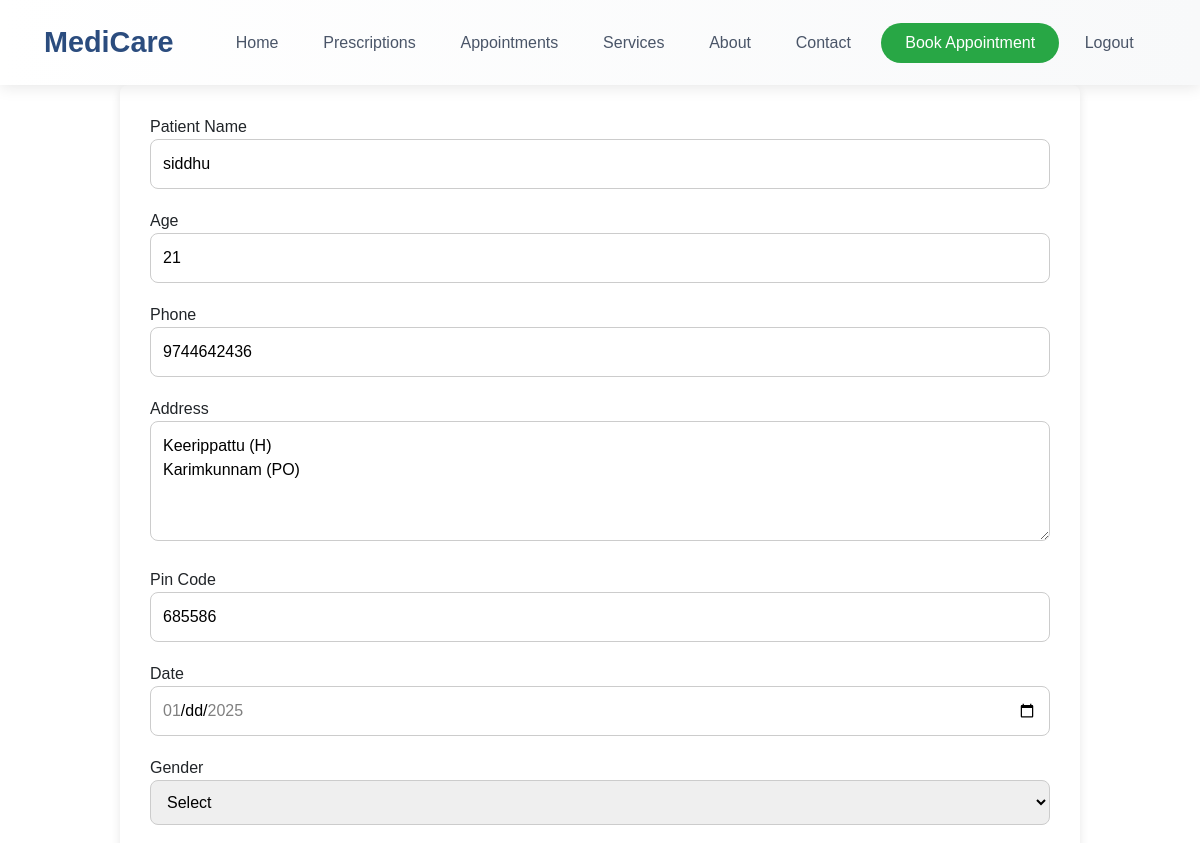
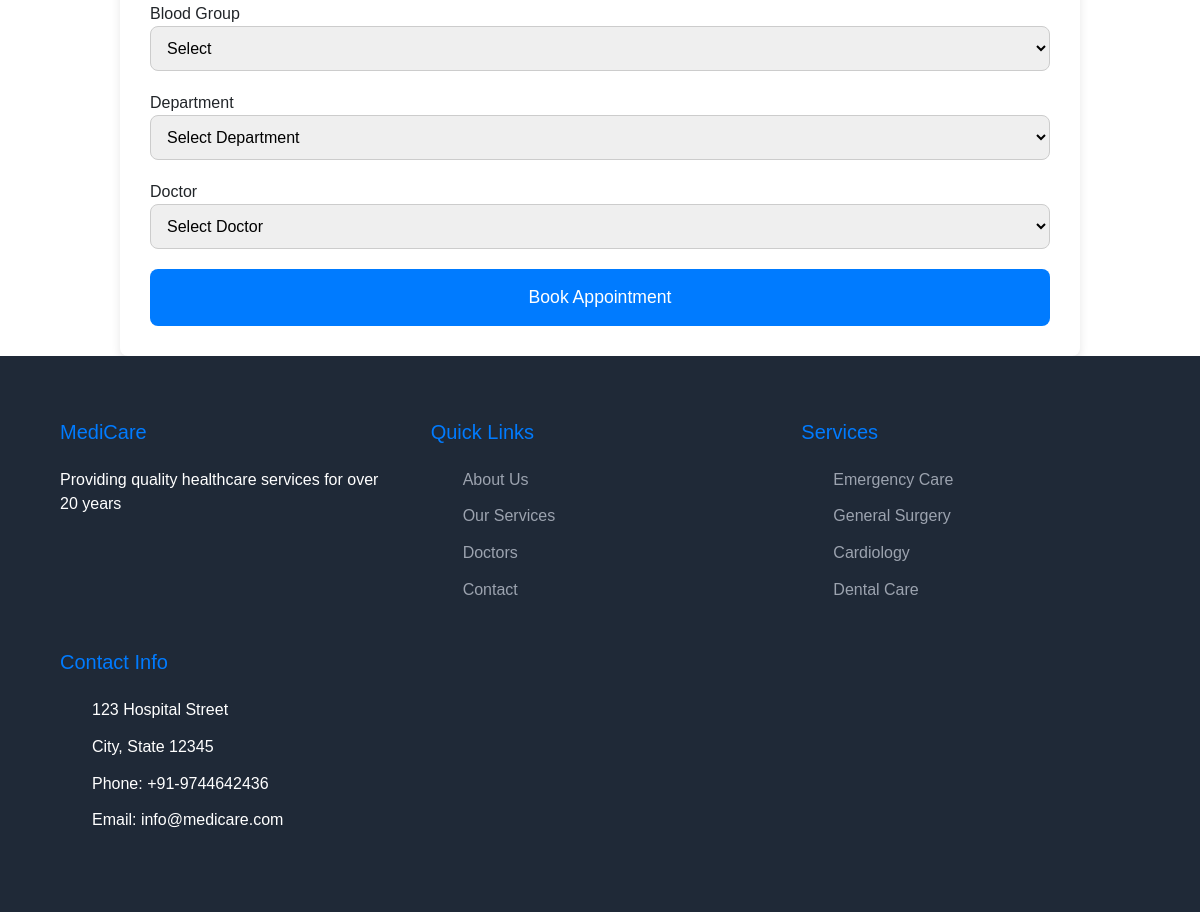
Screenshot of /appointment (signed in) with the database file from the repository (2 pictures, top to bottom).
### app/models.py (models this page shows)
class Patient(models.Model):
    name = models.CharField(max_length=50)
    password = models.TextField()
    age = models.PositiveIntegerField(null=True, blank=True)
    gender = models.CharField(max_length=10, choices=[('Male', 'Male'), ('Female', 'Female'), ('Other', 'Other')])
    phone = models.CharField(max_length=15)
    email = models.EmailField()
    address = models.CharField(max_length=255)
    pincode = models.CharField(max_length=10)
    blood_group = models.CharField(max_length=5, blank=True, null=True)  # Optional blood group
    date_created = models.DateTimeField(auto_now_add=True, null= True)
    last_updated = models.DateTimeField(auto_now=True, null= True)

### app/views.py (the view)
# urls.py: path('appointment',views.book_appointment),
def book_appointment(request):
    patient_email = request.session.get('patient')
    if not patient_email:
        return redirect('login')  # Redirect to login if no session data for patient
    try:
        patient = Patient.objects.get(email=patient_email)
    except Patient.DoesNotExist:
        return redirect('login')  # If the patient does not exist, redirect to login
    if request.method == 'POST':
        name = request.POST.get('name')
        age = request.POST['age']
        gender = request.POST['gender']
        blood_group = request.POST['bgroup']
        phone = request.POST['phone']
        address = request.POST['address']
        pincode = request.POST['pin']
        appointment_date = request.POST['appointment_date']
        department_id = request.POST['department']
        doctor_id = request.POST['doctor']
        department = Department.objects.get(id=department_id)
        doctor = Doctor.objects.get(id=doctor_id)
        appointment_count = Appointment.objects.filter(doctor=doctor, appointment_date=appointment_date).count()
        if appointment_count >= doctor.department.max_tokens_per_day:
            return render(request, 'user/quick_appointment_error.html', {
                'error': f"Cannot book more than {doctor.department.max_tokens_per_day} appointments for this department on this day."
            })
        token_number = appointment_count + 1  # Token numbers start from 1, incrementing with each appointment
        patient.name = name
        patient.age = age
        patient.gender = gender
        patient.blood_group = blood_group
        patient.phone = phone
        patient.address = address
        patient.pincode = pincode
        patient.save()  # Save the updated patient details
        appointment = Appointment.objects.create(
            doctor=doctor,
            patient=patient,  # Ensure patient is linked to the appointment
            appointment_date=appointment_date,
            department=department.name,  # Store the department name
            token_number=token_number
        )
        return redirect(appointment_success)  # Redirect to the success page
    else:
        doctors = Doctor.objects.all()
        departments = Department.objects.all()
        return render(request, 'user/quick_appointment.html', {'doctors': doctors, 'departments': departments, 'patient': patient})

### templates/user/quick_appointment.html (shortened to what this page needs)
<!DOCTYPE html>
<html lang="en">
<head>
        <link href="https://cdn.jsdelivr.net/npm/bootstrap@5.3.3/dist/css/bootstrap.min.css" rel="stylesheet">
        <link href="https://cdn.jsdelivr.net/npm/bootstrap-icons/font/bootstrap-icons.css" rel="stylesheet">
    {% load static %}
    <link rel="stylesheet" href="{% static 'user_css/quick_appointment.css' %}">
</head>
<body>
    <nav class="navbar navbar-expand-lg navbar-light bg-light sticky-top">
        <div class="container-fluid">
            <a class="navbar-brand" href="user_home">MediCare</a>
            <div class="collapse navbar-collapse" id="navbarNav">
                <ul class="navbar-nav ms-auto">
                    <li class="nav-item">
                        <a class="nav-link" href="user_home">Home</a>
                    </li>
                    <li class="nav-item">
                        <a class="nav-link" href="prescriptions">Prescriptions</a>
                    </li>
                    <li class="nav-item">
                        <a class="nav-link" href="appointment_success">Appointments</a>
                    </li>
                    <li class="nav-item">
                        <a class="nav-link" href="services">Services</a>
                    </li>
                    <li class="nav-item">
                        <a class="nav-link" href="about">About</a>
                    </li>
                    <li class="nav-item">
                        <a class="nav-link" href="contact">Contact</a>
                    </li>
                    <li class="nav-item">
                        <a class="nav-link appointment-btn" href="appointment">Book Appointment</a>
                    </li>
                    <li class="nav-item">
                        <a class="nav-link" href="logout">Logout</a>
                    </li>
                </ul>
            </div>
        </div>
    </nav>
    <div class="container">
        <form method="POST" onsubmit="return validateDate()">
            <div class="form-group">
                <label for="patient_name">Patient Name</label>
                <input type="text" id="patient_name" name="name" value="{{ patient.name }}"  required >
            </div>
            <div class="form-group">
                <label for="age">Age</label>
                <input type="number" id="age" name="age" value="{{ patient.age }}" required>
            </div>
            <div class="form-group">
                <label for="phone">Phone</label>
                <input type="text" id="phone" name="phone" value="{{ patient.phone }}" required >
            </div>
            <div class="form-group">
                <label for="address">Address</label>
                <textarea id="address" name="address" required>{{ patient.address }}</textarea>
            </div>
            <div class="form-group">
                <label for="pin">Pin Code</label>
                <input type="text" id="pin" name="pin" value="{{ patient.pincode }}" required>
            </div>
            <div class="form-group">
                <label for="date">Date</label>
                <input type="date" id="appointment_date" name="appointment_date" required>
            </div>
            <div class="form-group">
                <label for="gender">Gender</label>
                <select id="gender" name="gender" required>
                    <option value="">Select</option>
                </select>
            </div>
            <div class="form-group">
                <label for="bgroup">Blood Group</label>
                <select id="bgroup" name="bgroup" required>
                    <option value="">Select</option>
                </select>
            </div>
            <div class="form-group">
                <label for="department">Department</label>
                <select id="department" name="department" required>
                    <option value="">Select Department</option>
                </select>
            </div>
            <div class="form-group">
                <label for="doctor">Doctor</label>
                <select id="doctor" name="doctor" required>
                    <option value="">Select Doctor</option>
                </select>
            </div>
            <button type="submit">Book Appointment</button>
        </form>
    </div>
    <footer>
        <div class="footer-grid">
            <div class="footer-column">
                <h3>MediCare</h3>
                <p>Providing quality healthcare services for over 20 years</p>
            </div>
            <div class="footer-column">
                <h3>Quick Links</h3>
                <ul>
                    <li><a href="about">About Us</a></li>
                    <li><a href="services">Our Services</a></li>
                    <li><a href="#">Doctors</a></li>
                    <li><a href="contact">Contact</a></li>
                </ul>
            </div>
            <div class="footer-column">
                <h3>Services</h3>
                <ul>
                    <li><a href="#">Emergency Care</a></li>
                    <li><a href="#">General Surgery</a></li>
                    <li><a href="#">Cardiology</a></li>
                    <li><a href="#">Dental Care</a></li>
                </ul>
            </div>
            <div class="footer-column">
                <h3>Contact Info</h3>
                <ul>
                    <li>123 Hospital Street</li>
                    <li>City, State 12345</li>
                    <li>Phone: +91-9744642436</li>
                    <li>Email: info@medicare.com</li>
                </ul>
            </div>
        </div>
    </footer>
</body>
</html>

### static/user_css/quick_appointment.css (style rules this page uses)
body { margin: 0; padding: 0; font-family: Arial, sans-serif; }
.container { max-width: 100%; padding: 30px; background-color: white; border-radius: 8px; box-shadow: 0 4px 10px rgba(0, 0, 0, 0.1); margin-top: 30px; }
h3 { font-size: 1.25rem; margin-bottom: 20px; color: #007bff; font-weight: 500; }
input[type="text"], input[type="email"], input[type="number"], input[type="date"], select, textarea { width: 100%; padding: 12px 15px; margin-bottom: 20px; border: 1px solid #ccc; border-radius: 8px; font-size: 1rem; box-sizing: border-box; transition: border-color 0.3s ease; }
textarea { height: 120px; resize: vertical; }
button[type="submit"] { background-color: #007bff; color: white; font-size: 1.1rem; padding: 12px; border: none; border-radius: 8px; cursor: pointer; width: 100%; transition: background-color 0.3s ease; }
@media (min-width: 769px) { .container { max-width: 80%; margin: 0 auto; } }
@media (min-width: 769px) { input[type="text"], input[type="email"], input[type="number"], input[type="date"], select, textarea { font-size: 1rem; padding: 12px; } }
@media (min-width: 769px) { button[type="submit"] { padding: 15px; font-size: 1.1rem; } }

### templates/user/quick_appointment.html (style rules this page uses)
.navbar { padding: 1rem 2rem; background: linear-gradient(to right, #ffffff, #f8f9fa); box-shadow: 0 2px 15px rgba(0, 0, 0, 0.1); transition: all 0.3s ease; }
.navbar-brand { font-size: 1.8rem; font-weight: 700; color: #2b4c7e !important; transition: color 0.3s ease; }
.nav-link { color: #4a5568 !important; font-weight: 500; padding: 0.5rem 1.2rem !important; border-radius: 5px; transition: all 0.3s ease; margin: 0 0.2rem; }
.nav-link.appointment-btn { color: #fff !important; background-color: #28a745; padding: 0.5rem 1.5rem !important; border-radius: 25px; margin-left: 0.5rem; }
footer { background: #1f2937; color: white; padding: 4rem 5%; }
.footer-grid { display: grid; grid-template-columns: repeat(auto-fit, minmax(250px, 1fr)); gap: 2rem; max-width: 1200px; margin: 0 auto; }
.footer-column h3 { margin-bottom: 1.5rem; }
.footer-column ul { list-style: none; }
.footer-column ul li { margin-bottom: 0.8rem; }
.footer-column ul li a { color: #9ca3af; text-decoration: none; transition: color 0.3s; }

### rows the page displays
Patient: name "siddhu", age "21", phone "9744642436", address "Keerippattu (H) Karimkunnam (PO)", pin "685586"
